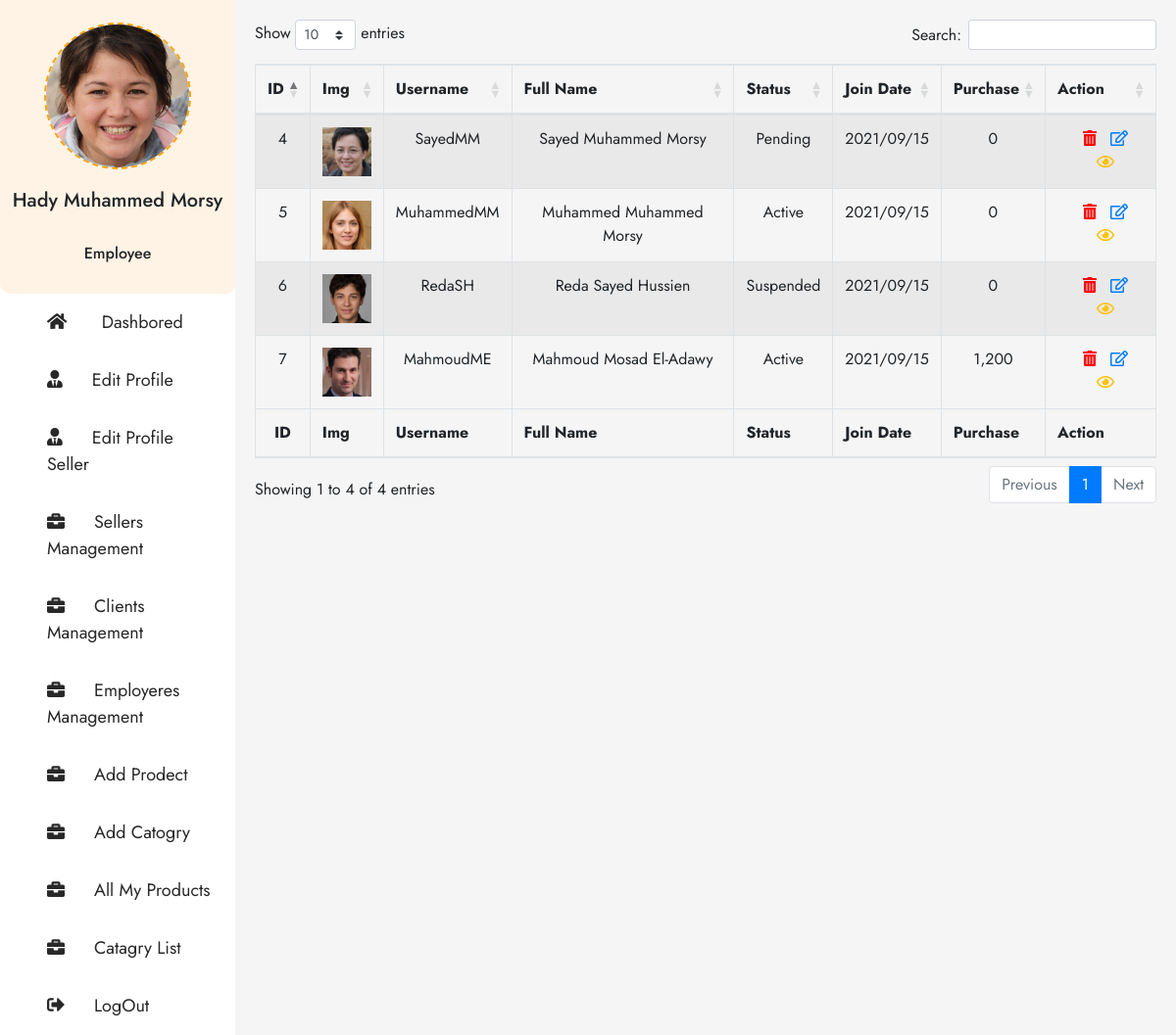
Screenshot of /Vendor-Clients-Manager.php (signed in) with the database file from the repository.
### tables this page shows
CREATE TABLE `ha_users` (
  `HA_U_ID` bigint(20) UNSIGNED NOT NULL,
  `HA_U_Username` varchar(255) NOT NULL,
  `HA_U_Password` varchar(255) NOT NULL,
  `HA_U_User_Status` varchar(255) NOT NULL,
  `HA_U_Last_Login` varchar(255) NOT NULL,
  `HA_U_First_Name` varchar(255) NOT NULL,
  `HA_U_Second_Name` varchar(255) NOT NULL,
  `HA_U_Last_Name` varchar(255) NOT NULL,
  `HA_U_Country` varchar(255) NOT NULL,
  `HA_U_Email` varchar(255) NOT NULL,
  `HA_U_User_Type` varchar(255) NOT NULL,
  `HA_P_Views` varchar(255) NOT NULL,
  `HA_U_Sales` varchar(255) NOT NULL,
  `HA_U_Purchase` varchar(255) NOT NULL,
  `HA_U_Date_Created` varchar(255) NOT NULL,
  `HA_U_Time_Created` varchar(255) NOT NULL,
  `HA_P_Permission_Seller_Manager` varchar(255) NOT NULL,
  `HA_P_Permission_Clients_Manager` varchar(255) NOT NULL,
  `HA_P_Permission_Employee_Manager` varchar(255) NOT NULL
);

### Datebase/DB-Vendor-Clients-Manger.php (called while the page is built, shortened)
<?php
    $SQL_Seller_Info = 'SELECT * FROM ha_users WHERE HA_U_User_Type = "Client" ORDER BY HA_U_ID DESC ';
    $Result_Seller_Info = mysqli_query($Connection,$SQL_Seller_Info);
    $Count_Seller_Info  = mysqli_num_rows($Result_Seller_Info);
?>

### Website-Structure/Vendor-Clients-Manager-Body.php (the view, shortened to what this page needs)
<div class="right-All-Clients Dasbored-content">
<table id="example" class="table table-striped table-bordered" style="width:100%;text-align: center;" >
        <thead >
            <tr >
                <th>ID</th>
                <th>Img</th>
                <th>Username</th>
                <th>Full Name</th>
                <th>Status</th>
                <th>Join Date</th>
                <th>Purchase</th>
                <th>Action</th>
            </tr>
        </thead>
        <tbody>
            <?php
                if ($Count_Seller_Info > 0) {
                    while ($Rows = mysqli_fetch_array($Result_Seller_Info)) {
                        echo '
                            <tr class="t-body" >
                                <td>'.$Rows['HA_U_ID'].'</td>
                                <td><img src="IMG/User-Profile-Picture/[User-ID='.$Rows['HA_U_ID'].']/image.jpg" alt="Img" style="width:50px"/></td>
                                <td>'.$Rows['HA_U_Username'] .'</td>
                                <td>'.$Rows['HA_U_First_Name'] . ' ' . $Rows['HA_U_Second_Name'] . ' ' . $Rows['HA_U_Last_Name'] . '</td>
                                <td>'.$Rows['HA_U_User_Status'].'</td>
                                <td>'.$Rows['HA_U_Date_Created'].'</td>
                                <td>'.number_format((int)$Rows['HA_U_Purchase']).'</td>
                                <td class="last-Action" >
                                    <a href="#" class="Trash" data-users=".Delete-user"> <i class="fas fa-trash-alt"></i> </a>
                                    <a href="#" class="Edit" data-users=".Edit-username"> <i class="far fa-edit"></i> </a>
                                    <a href="#" class="View" data-users=".View-User"> <i class="far fa-eye"></i> </a>
                                </td>
                            </tr>
                        ';
                    }
                }
            ?>
        </tbody>
        <tfoot>
            <tr>
                <th>ID</th>
                <th>Img</th>
                <th>Username</th>
                <th>Full Name</th>
                <th>Status</th>
                <th>Join Date</th>
                <th>Purchase</th>
                <th>Action</th>
            </tr>
        </tfoot>
    </table>
</div>

### Vendor-Clients-Manager.php (shortened to what this page needs)
<?php
    include('Datebase/Config.php');
    include('Datebase/DB-Vendor-Clients-Manger.php');
?>
<!DOCTYPE html>
<html lang="en">
<?php
    include ('Website-Structure/Header-Elemnts.php') ;
?>
    <link rel="stylesheet" href="https://cdnjs.cloudflare.com/ajax/libs/twitter-bootstrap/4.5.2/css/bootstrap.css">
    <link rel="stylesheet" href="https://cdn.datatables.net/1.11.2/css/dataTables.bootstrap4.min.css">
    <link rel="stylesheet" href="Framework/Fontawsome/css/all.css">
    <link rel="stylesheet" href="Font's/Kufi/Kufi-Font.css">
    <link rel="stylesheet" href="CSS-Files/H_A.css">
<body>
<div class="container-hady">
    <?php include ("Website-Structure/Dashbored-header.php"); ?>
    <?php include ("./Website-Structure/Vendor-Clients-Manager-Body.php"); ?>
</div>
</body>
</html>

### Website-Structure/Header-Elemnts.php (shortened to what this page needs)
<head>
</head>

### Website-Structure/Dashbored-header.php (shortened to what this page needs)
<aside>
    <div class="image-useres">
        <div class="image-user-content">
            <?php echo '<img src = "IMG/User-Profile-Picture/[User-ID='.$_SESSION['HA_U_ID'].']/image.jpg" alt="emp_default.jpg"/>';?>
        </div>
        <?php echo '<h5>'.$_SESSION['User_First_Three_Names'].'</h5>';?>
        <?php echo '<br><h6>'.$_SESSION['HA_U_User_Type'].'</h6>';?>
    </div>
    <ul class="list-of-dashbored">
        <li><a href="Admin-system.php" class="Dashbored"> <i class="fas fa-home"></i> Dashbored</a></li>
        <li><a href="Edit-Profile.php" class="Edit-profile"><i class="fas fa-user-tie" class="Edit-profile"></i>Edit Profile</a></li>
        <li><a href="Edit-Profile-seller.php" class="Edit-Seller"><i class="fas fa-user-tie" class="Edit-profile"></i>Edit Profile Seller</a></li>
        <?php
        if ($_SESSION['HA_P_Permission_Seller_Manager'] == 'Available') {
            echo '<li><a href="Vendor-Seller-Manager.php" class="Projects"><i class="fas fa-briefcase"></i>Sellers Management</a></li>';
        }
        ?>
        <?php
        if ($_SESSION['HA_P_Permission_Clients_Manager'] == 'Available') {
            echo '<li><a href="Vendor-Clients-Manager.php" class="Clients"><i class="fas fa-briefcase"></i>Clients Management</a></li>';
        }
        ?>
        <?php
        if ($_SESSION['HA_P_Permission_Employee_Manager'] == 'Available') {
            echo '<li><a href="Vendor-Employee-Manager.php" class="Employeres"><i class="fas fa-briefcase"></i>Employeres Management</a></li>';
        }
        ?>
        <li><a href="Add-prodect.php" class="Add Project"><i class="fas fa-briefcase"></i>Add Prodect</a></li>
        <li><a href="Add-Catagry.php" class="Add Catogry"><i class="fas fa-briefcase"></i>Add Catogry</a></li>
        <li><a href="All-Products.php" class="All-Products"><i class="fas fa-briefcase"></i>All My Products</a></li>
        <li><a href="All-Catagry.php" class="All-Catagry"><i class="fas fa-briefcase"></i>Catagry List</a></li>
        <li><a href="Logout.php" class="Add LogOut"><i class="fas fa-sign-out-alt"></i>LogOut</a></li>
    </ul>
</aside>

### CSS-Files/H_A.css (style rules this page uses)
body { font-family: 'Jost', sans-serif; font-weight: 400; }
.Trash { color: red; }
.View { color: #FFC107; }
.container-hady { width: 100%; height: 100%; display: flex; background-color: #f3f7fd; }
.container-hady aside { flex-basis: 20%; background-color: #fff; display: flex; flex-direction: column; }
.container-hady aside .image-useres { width: 100%; background-color: #fef3e5; height: 300px; border-bottom-left-radius: 10px; border-bottom-right-radius: 10px; display: flex; justify-content: center; align-items: center; flex-direction: column; }
.container-hady aside .image-useres .image-user-content { width: 150px; height: 150px; border-radius: 50%; border: 2px dashed orange; position: relative; margin-bottom: 20px; }
.container-hady aside .image-useres .image-user-content img { width: 100%; height: 100%; vertical-align: middle; position: absolute; border-radius: 50%; }
.container-hady aside ul { display: flex; margin: 0; padding: 0; }
.container-hady aside .list-of-dashbored { list-style: none; display: flex; flex-direction: column; width: 100%; }
.container-hady aside .list-of-dashbored li { padding: 1rem 1rem 1rem 3rem; }
.container-hady aside .list-of-dashbored li a { text-decoration: none; color: #282828; font-size: 18px; }
.container-hady aside .list-of-dashbored li a svg { margin-right: 30px; }
.container-hady .right-All-Clients { flex-basis: 80%; background-color: #f5f5f5; padding: 20px; }
.t-body td:first-child { text-align: center; }
tfoot tr th:first-child { text-align: center; }
.t-body td a { margin-left: 10px; }

### rows the page displays
ha_users: HA_U_ID "7", shows a picture, HA_U_Username "MahmoudME", HA_U_First_Name "Mahmoud", HA_U_Second_Name "Mosad", HA_U_Last_Name "El-Adawy", HA_U_User_Status "Active", HA_U_Date_Created "2021/09/15", HA_U_Purchase "1,200"
ha_users: HA_U_ID "6", shows a picture, HA_U_Username "RedaSH", HA_U_First_Name "Reda", HA_U_Second_Name "Sayed", HA_U_Last_Name "Hussien", HA_U_User_Status "Suspended", HA_U_Date_Created "2021/09/15", HA_U_Purchase "0"
ha_users: HA_U_ID "5", shows a picture, HA_U_Username "MuhammedMM", HA_U_First_Name "Muhammed", HA_U_Second_Name "Muhammed", HA_U_Last_Name "Morsy", HA_U_User_Status "Active", HA_U_Date_Created "2021/09/15", HA_U_Purchase "0"
ha_users: HA_U_ID "4", shows a picture, HA_U_Username "SayedMM", HA_U_First_Name "Sayed", HA_U_Second_Name "Muhammed", HA_U_Last_Name "Morsy", HA_U_User_Status "Pending", HA_U_Date_Created "2021/09/15", HA_U_Purchase "0"

### other values shown
$_SESSION['User_First_Three_Names'] "Hady Muhammed Morsy"
$_SESSION['HA_U_User_Type'] "Employee"
